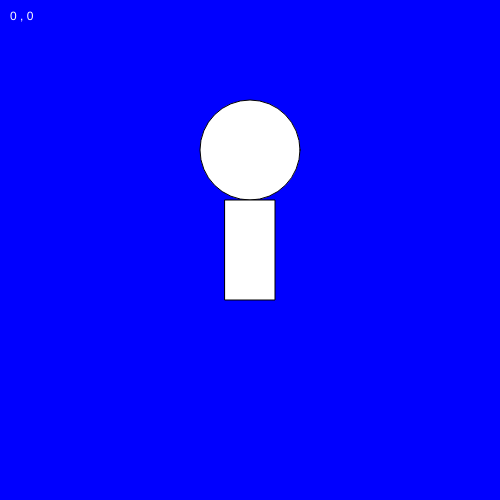
Frame 1 (no input)
Frame 60 (no input): identical to frame 1, image omitted
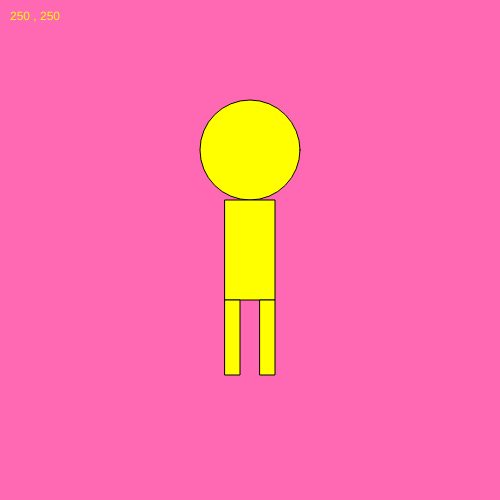
Frame 120 (the mouse pressed at the canvas centre since frame 60)

The p5.js sketch that drew these frames (run headless with seeded random() and noise() and a simulated clock; from frame 60 on, the mouse is pressed at the canvas centre):

// p5.js sketch
// ── sketch.js
function setup() {
  createCanvas(500, 500);
}

function draw() {
  background('blue');


  if (mouseIsPressed) {
    //background, shapes, colors
    background('#ff69b4');

//head
ellipse(250, 150, 100, 100);
    fill('yellow')
//body
rect(225, 200, 50, 100);
//left leg
rect(225, 300, 15, 75);
//right leg
rect(260, 300, 15, 75);

//left arm 1
rect();
//left arm 2

//left arm 3

//right arm 1

//right arm 2

//right arm 3

arc()

  } else {
    //normal stuff!
ellipse(250, 150, 100, 100);
fill('white')
  rect(225, 200, 50, 100);



  }

  text(mouseX + " , " + mouseY, 10, 20);

}
